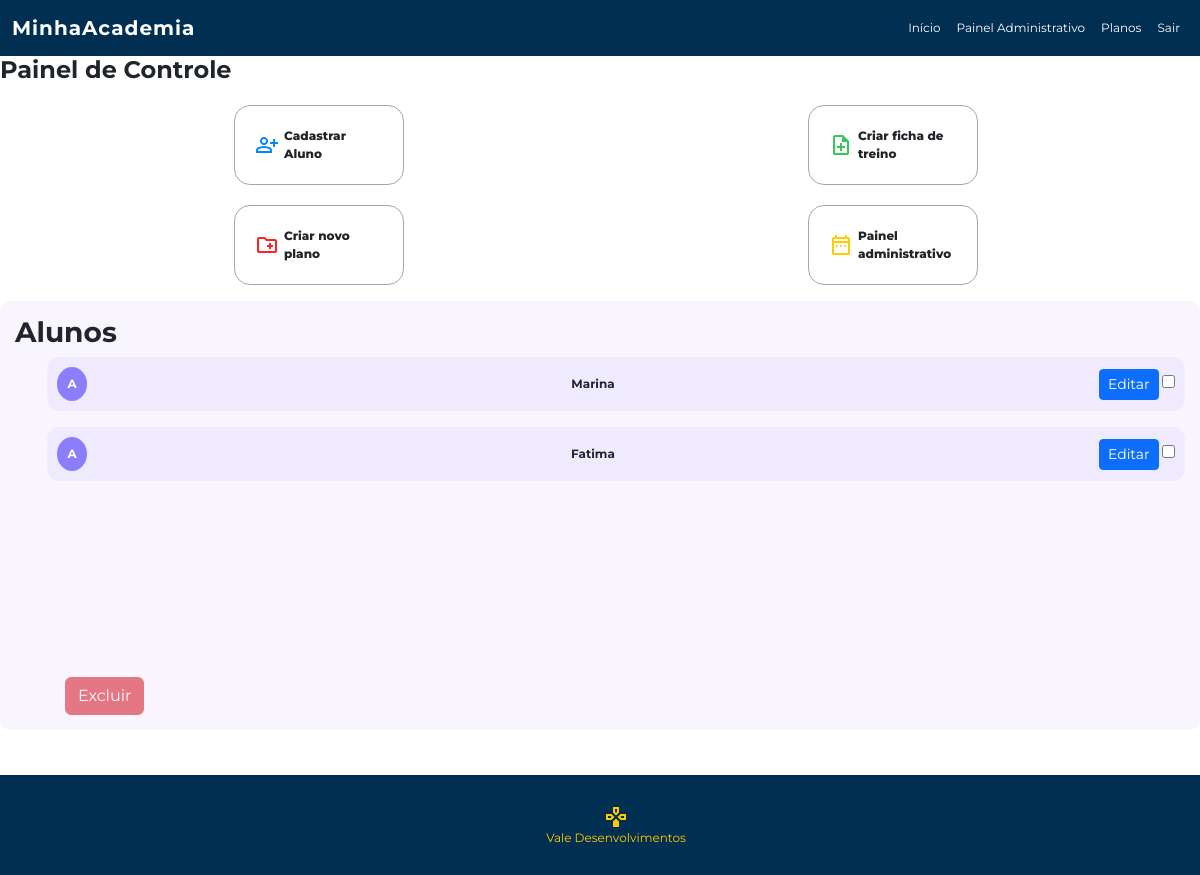
/painel-adm/ (signed in), run on an earlier commit of the app's database.
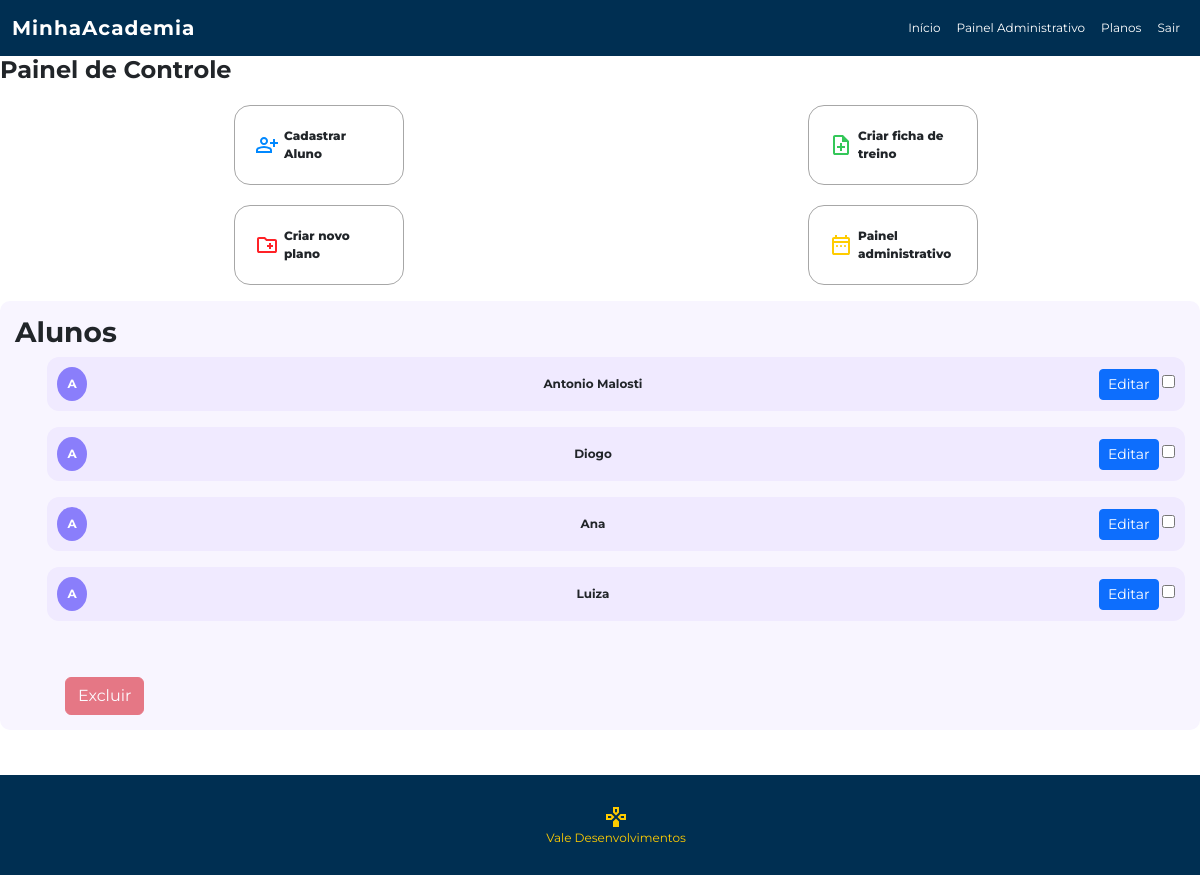
And on a later commit of the database.
### app/models.py (models this page shows)
class Aluno(db.Model):
    id = db.Column(db.Integer, primary_key=True)
    nome = db.Column(db.String(100), nullable=True)
    email = db.Column(db.String(120), unique=True, nullable=True)
    data_cadastro = db.Column(db.DateTime, default=datetime.utcnow)
    telefone = db.Column(db.String(20), nullable=True)
    data_nascimento = db.Column(db.Date, nullable=True)
    cpf = db.Column(db.String(14), unique=True, nullable=True)
    status = db.Column(db.String(20), default='ativo')

### app/routes.py (the view)
@main_blueprint.route('/painel-adm/')
@login_required
def painelAdm():
    alunos_ativos = Aluno.query.filter_by(status='ativo').all()
    total_alunos = len(alunos_ativos)
    return render_template(
        'painel-administrativo.html',
        alunos=alunos_ativos,
        total_alunos=total_alunos,
    )

### app/models.py (called while the page is built)
@login_manager.user_loader
def load_user(user_id):
    return User.query.get(user_id)

### app/templates/painel-administrativo.html (shortened to what this page needs)
{% extends 'base.html' %}
{% block content %}
{% include 'cabecalho.html' %}
<h2 class="titulo">Painel de Controle</h2>
{% include 'administracao.html' %}
<form id="form-excluir" method="post" action="{{ url_for('alunos.excluirAlunos') }}">
  <div class="alunos">
    <h3 class="alunos-titulo">Alunos</h3>
    <div class="alunos-container">
      {% if alunos %}
      {% for aluno in alunos %}
      <ul>
        <li>
          <div class="alunos-container_card">
            <span class="alunos-card_icone">A</span>
            <span>{{ aluno.nome }}</span>
            <div class="acoes">
              <a href="{{ url_for('alunos.editarAluno', aluno_id=aluno.id) }}" class="btn btn-primary btn-sm">Editar</a>
              <input type="checkbox" class="checkbox-aluno" name="selected" value="{{ aluno.id }}">
            </div>
          </div>
        </li>
      </ul>
      {% endfor %}
      {% else %}
      <h1>Não existe alunos cadastrados!</h1>
      {% endif %}
    </div>
    <button id="btn-excluir" class="butao-aluno btn btn-danger" type="submit" disabled>
      Excluir
    </button>
  </div>
</form>
{% include 'rodape.html' %}
{% endblock %}

### app/templates/base.html (shortened to what this page needs)
<!DOCTYPE html>
<html lang="en">
<head>
    <link rel="stylesheet" href="../static/css/reset.css">
    <link href="https://cdn.jsdelivr.net/npm/bootstrap@5.3.8/dist/css/bootstrap.min.css" rel="stylesheet">
    <link rel="stylesheet" href="../static/css/style.css">
</head>
<body>
    <section class="container-fluid mt-4">
        {% block content %} {% endblock %}
    </section>
</body>
</html>

### app/templates/cabecalho.html (shortened to what this page needs)
<section class="container-fluid">
    <nav class="navbar navbar-expand-lg">
        <div class="container-fluid">
            <a class="navbar-brand" href="#">MinhaAcademia</a>
            <div class="collapse navbar-collapse" id="menuNav">
                <ul class="navbar-nav ms-auto">
                    <li class="nav-item"><a class="nav-link active" href="/">Início</a></li>
                    <li class="nav-item"><a class="nav-link" href="{{ url_for('main.painelAdm') }}">Painel Administrativo</a></li>
                    <li class="nav-item"><a class="nav-link" href="/planos">Planos</a></li>
                    <li class="nav-item"><a class="nav-link" href="{{ url_for('main.logout') }}">Sair</a></li>
                </ul>
            </div>
        </div>
    </nav>
</section>

### app/templates/administracao.html
<div class="administracao">
    <ul class="administracao-lista">
        <div class="administracao-lista__esquerda">
            <div class="administracao-lista__topo">
                <li class="administracao-lista__item">
                    <img class="administracao-lista__item-img" src="../static/imagens/person_add_24dp_0088FF_FILL0_wght400_GRAD0_opsz24.svg" alt="">
                    <a class="administracao-lista__item-link" href="{{ url_for('alunos.cadastroAluno') }}">Cadastrar Aluno</a>
                </li>
            </div>
            <div class="administracao-lista__baixo">
                <li class="administracao-lista__item">
                    <img class="administracao-lista__item-img" src="../static/imagens/create_new_folder_24dp_FF2227_FILL0_wght400_GRAD0_opsz24.svg" alt="">
                    <a class="administracao-lista__item-link" href="#">Criar novo plano</a>
                </li>
            </div>
        </div>
        <div class="administracao-lista__direita">
            <div class="administracao-lista__topo">
                <li class="administracao-lista__item">
                    <img class="administracao-lista__item-img" src="../static/imagens/note_add_24dp_34C759_FILL0_wght400_GRAD0_opsz24.svg" alt="">
                    <a class="administracao-lista__item-link" href="#">Criar ficha de treino</a>
                </li>
            </div>
            <div class="administracao-lista__baixo">
                <li class="administracao-lista__item">
                    <img class="administracao-lista__item-img" src="../static/imagens/date_range_24dp_FFCC00_FILL0_wght400_GRAD0_opsz24.svg" alt="">
                    <a class="administracao-lista__item-link" href="{{ url_for('main.cadastroInstrutor') }}">Painel administrativo</a>
                </li>
            </div>
        </div>
    </ul>
</div>

### app/templates/rodape.html
<footer class="rodape">
    <div class="rodape-conteudo">
        <div class="rodape-conteeudo__item">
            <ul>
                <li class="rodape-conteeudo__item-lista">
                    <img class="rodape-conteudo__item-img" src="../static/imagens/gamepad_down_24dp_FFCC00_FILL0_wght400_GRAD0_opsz24.svg" alt="">
                </li>
                <li>
                    <a class="rodape-conteudo__item-link" href="#">Vale Desenvolvimentos</a>
                </li>
            </ul>
        </div>
    </div>
</footer>

### app/static/css/style.css (style rules this page uses)
:root { --cor-de-fundo: #FFFFFF; --cor-principal: #002f52; --cor-titulo: #ebecee; --azul: #0088FF; --amarelo: #FFCC00; --vermelho: #FF2227; --verde: #34C759; --roxo: #CB30E0; --fonte-principal: "Montserrat", sans-serif; --fonte-secundaria: "Josefin Sans"; }
body { margin: 0 !important; padding: 0 !important; background-color: var(--cor-de-fundo); font-family: var(--fonte-principal); font-size: 12px; font-weight: 400; }

### app/static/css/cabecalho.css (style rules this page uses)
.navbar { background-color: var(--cor-principal); }
.navbar-brand { font-weight: bold; letter-spacing: 1px; }
.navbar .nav-link, .navbar .navbar-brand { color: var(--cor-de-fundo) !important; }
section.container-fluid.mt-4 { margin-top: 0 !important; }
section.container-fluid { padding-left: 0 !important; padding-right: 0 !important; }

### app/static/css/administracao.css (style rules this page uses)
.administracao { margin-top: 20px; }
.administracao-lista { display: flex; justify-content:space-around; }
.administracao-lista__topo, .administracao-lista__baixo { display: flex; align-items: center; border: 0.2px solid #a7a7a7; border-radius: 16px; height: 80px; width: 170px; padding: 20px; }
.administracao-lista__baixo { margin-top: 20px; }
.administracao-lista__direita { margin-right: 20px; }
.administracao-lista__item { display: flex; }
.administracao-lista__item-link { margin-left: 5px; }
.administracao-lista__item-link { text-decoration: none; color: inherit; font-weight: 800; }

### app/static/css/painel-adm.css (style rules this page uses)
.titulo { font-size: 24px; font-weight: bold; margin-bottom: 20px; }
.alunos { background: #f8f5ff; padding: 15px; margin-bottom: 20px; border-radius: 10px; font-weight: bold; }
.alunos-titulo { font-weight: 700; }
.alunos-container { height: 300px; overflow-y: scroll; }
.alunos-container_card { background: #f0eaff; border-radius: 12px; padding: 10px; display: flex; align-items: center; justify-content: space-between; margin-bottom: 10px; }
.alunos-card_icone { background: #8a7efb; color: white; border-radius: 50%; padding: 8px; font-weight: bold; width: 30px; text-align: center; }
.butao-aluno { margin: 20px 0 0 50px; }

### app/static/css/rodape.css (style rules this page uses)
.rodape { height: 100px; margin-top: 45px; background-color: var(--cor-principal); padding-top: 30px; }
.rodape-conteudo { display: flex; justify-content: center; }
.rodape-conteeudo__item-lista { display: flex; justify-content: center; }
.rodape-conteudo__item-link { text-decoration: none; color: var(--amarelo); }

What changed in the data, as far as the page shows it:
removed Aluno: nome "Marina"
removed Aluno: nome "Fatima"
added Aluno: nome "Antonio Malosti"
added Aluno: nome "Diogo"
added Aluno: nome "Ana"
added Aluno: nome "Luiza"
